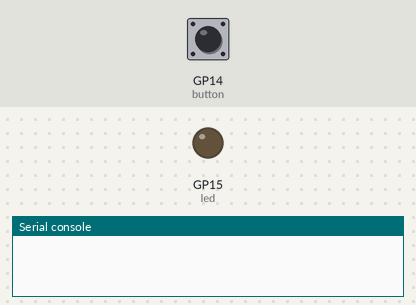
Recording of a program running on a simulated Raspberry Pi Pico running MicroPython. On the bench: output pins drawn as LEDs (lit = HIGH), the last lines printed to the serial console. The test bench sets the inputs (shaded band); at power-on: GP14 (button) LOW.

Above: at 1.2 s.
1.3 s: GP14 (button) pulled HIGH for 3.2 s
At 5.6 s:
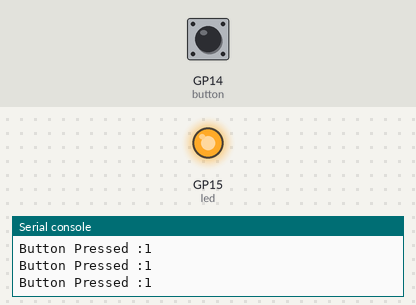
6.0 s: GP14 (button) pulled HIGH for 0.15 s
At 6.8 s:
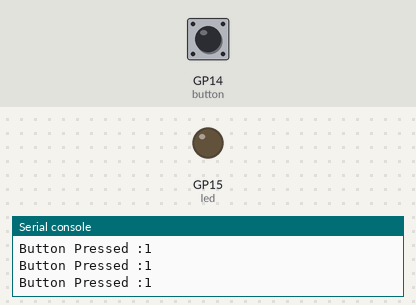
Timing chart, 0 to 9.0 s (numbered marks = the images above; inputs shaded):
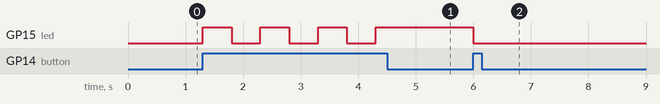

Measured:
- after the input at 1.3 s, GP15 (led): alternates HIGH for 0.50 s and LOW for 0.50 s, 7 changes in all, then stays HIGH, starting at once
- after the input at 6.0 s, GP15 (led): HIGH → LOW at once

The program:

bl.py
```python
from machine import Pin
import time

led = Pin(15, Pin.OUT)
button = Pin(14, Pin.IN, Pin.PULL_DOWN)

while True:
    if button.value():
        print("Button Pressed :" + str(button.value()))
        led.toggle()
        time.sleep(0.5)
```
